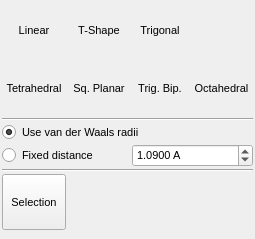
<?xml version="1.0" encoding="UTF-8"?>
<ui version="4.0">
 <class>GrowPopup</class>
 <widget class="QWidget" name="GrowPopup">
  <property name="geometry">
   <rect>
    <x>0</x>
    <y>0</y>
    <width>255</width>
    <height>239</height>
   </rect>
  </property>
  <property name="sizePolicy">
   <sizepolicy hsizetype="Minimum" vsizetype="Minimum">
    <horstretch>0</horstretch>
    <verstretch>0</verstretch>
   </sizepolicy>
  </property>
  <property name="font">
   <font>
    <pointsize>8</pointsize>
   </font>
  </property>
  <property name="windowTitle">
   <string>Grow Popup</string>
  </property>
  <layout class="QGridLayout" name="gridLayout">
   <property name="margin">
    <number>2</number>
   </property>
   <property name="spacing">
    <number>2</number>
   </property>
   <item row="0" column="0">
    <widget class="QToolButton" name="GeometryLinearButton">
     <property name="sizePolicy">
      <sizepolicy hsizetype="Minimum" vsizetype="Fixed">
       <horstretch>0</horstretch>
       <verstretch>0</verstretch>
      </sizepolicy>
     </property>
     <property name="minimumSize">
      <size>
       <width>56</width>
       <height>56</height>
      </size>
     </property>
     <property name="maximumSize">
      <size>
       <width>128</width>
       <height>56</height>
      </size>
     </property>
     <property name="toolTip">
      <string>Set grow geometry to linear</string>
     </property>
     <property name="text">
      <string>Linear</string>
     </property>
     <property name="icon">
      <iconset resource="icons.qrc">
       <normaloff>:/atomgeometry/icons/atomgeometry_linear.png</normaloff>:/atomgeometry/icons/atomgeometry_linear.png</iconset>
     </property>
     <property name="iconSize">
      <size>
       <width>30</width>
       <height>30</height>
      </size>
     </property>
     <property name="checkable">
      <bool>true</bool>
     </property>
     <property name="autoExclusive">
      <bool>true</bool>
     </property>
     <property name="toolButtonStyle">
      <enum>Qt::ToolButtonTextUnderIcon</enum>
     </property>
     <property name="autoRaise">
      <bool>true</bool>
     </property>
    </widget>
   </item>
   <item row="0" column="1">
    <widget class="QToolButton" name="GeometryTShapeButton">
     <property name="sizePolicy">
      <sizepolicy hsizetype="Minimum" vsizetype="Fixed">
       <horstretch>0</horstretch>
       <verstretch>0</verstretch>
      </sizepolicy>
     </property>
     <property name="minimumSize">
      <size>
       <width>56</width>
       <height>56</height>
      </size>
     </property>
     <property name="maximumSize">
      <size>
       <width>128</width>
       <height>56</height>
      </size>
     </property>
     <property name="toolTip">
      <string>Set grow geometry to T-shape</string>
     </property>
     <property name="text">
      <string>T-Shape</string>
     </property>
     <property name="icon">
      <iconset resource="icons.qrc">
       <normaloff>:/atomgeometry/icons/atomgeometry_tshape.png</normaloff>:/atomgeometry/icons/atomgeometry_tshape.png</iconset>
     </property>
     <property name="iconSize">
      <size>
       <width>30</width>
       <height>30</height>
      </size>
     </property>
     <property name="checkable">
      <bool>true</bool>
     </property>
     <property name="autoExclusive">
      <bool>true</bool>
     </property>
     <property name="toolButtonStyle">
      <enum>Qt::ToolButtonTextUnderIcon</enum>
     </property>
     <property name="autoRaise">
      <bool>true</bool>
     </property>
    </widget>
   </item>
   <item row="0" column="2">
    <widget class="QToolButton" name="GeometryTrigonalButton">
     <property name="sizePolicy">
      <sizepolicy hsizetype="Minimum" vsizetype="Fixed">
       <horstretch>0</horstretch>
       <verstretch>0</verstretch>
      </sizepolicy>
     </property>
     <property name="minimumSize">
      <size>
       <width>56</width>
       <height>56</height>
      </size>
     </property>
     <property name="maximumSize">
      <size>
       <width>128</width>
       <height>56</height>
      </size>
     </property>
     <property name="toolTip">
      <string>Set grow geometry to trigonal planar</string>
     </property>
     <property name="text">
      <string>Trigonal</string>
     </property>
     <property name="icon">
      <iconset resource="icons.qrc">
       <normaloff>:/atomgeometry/icons/atomgeometry_trigonal.png</normaloff>:/atomgeometry/icons/atomgeometry_trigonal.png</iconset>
     </property>
     <property name="iconSize">
      <size>
       <width>30</width>
       <height>30</height>
      </size>
     </property>
     <property name="checkable">
      <bool>true</bool>
     </property>
     <property name="autoExclusive">
      <bool>true</bool>
     </property>
     <property name="toolButtonStyle">
      <enum>Qt::ToolButtonTextUnderIcon</enum>
     </property>
     <property name="autoRaise">
      <bool>true</bool>
     </property>
    </widget>
   </item>
   <item row="2" column="0" colspan="4">
    <widget class="Line" name="line">
     <property name="orientation">
      <enum>Qt::Horizontal</enum>
     </property>
    </widget>
   </item>
   <item row="6" column="0">
    <widget class="QToolButton" name="GrowSelectionButton">
     <property name="sizePolicy">
      <sizepolicy hsizetype="Minimum" vsizetype="Fixed">
       <horstretch>0</horstretch>
       <verstretch>0</verstretch>
      </sizepolicy>
     </property>
     <property name="minimumSize">
      <size>
       <width>56</width>
       <height>56</height>
      </size>
     </property>
     <property name="maximumSize">
      <size>
       <width>128</width>
       <height>56</height>
      </size>
     </property>
     <property name="toolTip">
      <string>Grow atom onto all atoms in current selection</string>
     </property>
     <property name="text">
      <string>Selection</string>
     </property>
     <property name="iconSize">
      <size>
       <width>30</width>
       <height>30</height>
      </size>
     </property>
     <property name="checkable">
      <bool>false</bool>
     </property>
     <property name="autoExclusive">
      <bool>false</bool>
     </property>
     <property name="toolButtonStyle">
      <enum>Qt::ToolButtonTextUnderIcon</enum>
     </property>
     <property name="autoRaise">
      <bool>false</bool>
     </property>
    </widget>
   </item>
   <item row="1" column="3">
    <widget class="QToolButton" name="GeometryOctahedralButton">
     <property name="sizePolicy">
      <sizepolicy hsizetype="Minimum" vsizetype="Fixed">
       <horstretch>0</horstretch>
       <verstretch>0</verstretch>
      </sizepolicy>
     </property>
     <property name="minimumSize">
      <size>
       <width>56</width>
       <height>56</height>
      </size>
     </property>
     <property name="maximumSize">
      <size>
       <width>128</width>
       <height>56</height>
      </size>
     </property>
     <property name="toolTip">
      <string>Set grow geometry to octahedral</string>
     </property>
     <property name="text">
      <string>Octahedral</string>
     </property>
     <property name="icon">
      <iconset resource="icons.qrc">
       <normaloff>:/atomgeometry/icons/atomgeometry_octahedral.png</normaloff>:/atomgeometry/icons/atomgeometry_octahedral.png</iconset>
     </property>
     <property name="iconSize">
      <size>
       <width>30</width>
       <height>30</height>
      </size>
     </property>
     <property name="checkable">
      <bool>true</bool>
     </property>
     <property name="autoExclusive">
      <bool>true</bool>
     </property>
     <property name="toolButtonStyle">
      <enum>Qt::ToolButtonTextUnderIcon</enum>
     </property>
     <property name="autoRaise">
      <bool>true</bool>
     </property>
    </widget>
   </item>
   <item row="1" column="0">
    <widget class="QToolButton" name="GeometryTetrahedralButton">
     <property name="sizePolicy">
      <sizepolicy hsizetype="Minimum" vsizetype="Fixed">
       <horstretch>0</horstretch>
       <verstretch>0</verstretch>
      </sizepolicy>
     </property>
     <property name="minimumSize">
      <size>
       <width>56</width>
       <height>56</height>
      </size>
     </property>
     <property name="maximumSize">
      <size>
       <width>128</width>
       <height>56</height>
      </size>
     </property>
     <property name="toolTip">
      <string>Set grow geometry to tetrahedral</string>
     </property>
     <property name="text">
      <string>Tetrahedral</string>
     </property>
     <property name="icon">
      <iconset resource="icons.qrc">
       <normaloff>:/atomgeometry/icons/atomgeometry_tetrahedral.png</normaloff>:/atomgeometry/icons/atomgeometry_tetrahedral.png</iconset>
     </property>
     <property name="iconSize">
      <size>
       <width>30</width>
       <height>30</height>
      </size>
     </property>
     <property name="checkable">
      <bool>true</bool>
     </property>
     <property name="autoExclusive">
      <bool>true</bool>
     </property>
     <property name="toolButtonStyle">
      <enum>Qt::ToolButtonTextUnderIcon</enum>
     </property>
     <property name="autoRaise">
      <bool>true</bool>
     </property>
    </widget>
   </item>
   <item row="5" column="0" colspan="4">
    <widget class="Line" name="line_2">
     <property name="orientation">
      <enum>Qt::Horizontal</enum>
     </property>
    </widget>
   </item>
   <item row="1" column="1">
    <widget class="QToolButton" name="GeometrySqPlanarButton">
     <property name="sizePolicy">
      <sizepolicy hsizetype="Minimum" vsizetype="Fixed">
       <horstretch>0</horstretch>
       <verstretch>0</verstretch>
      </sizepolicy>
     </property>
     <property name="minimumSize">
      <size>
       <width>56</width>
       <height>56</height>
      </size>
     </property>
     <property name="maximumSize">
      <size>
       <width>128</width>
       <height>56</height>
      </size>
     </property>
     <property name="toolTip">
      <string>Set grow geometry to square planar</string>
     </property>
     <property name="text">
      <string>Sq. Planar</string>
     </property>
     <property name="icon">
      <iconset resource="icons.qrc">
       <normaloff>:/atomgeometry/icons/atomgeometry_sqplanar.png</normaloff>:/atomgeometry/icons/atomgeometry_sqplanar.png</iconset>
     </property>
     <property name="iconSize">
      <size>
       <width>30</width>
       <height>30</height>
      </size>
     </property>
     <property name="checkable">
      <bool>true</bool>
     </property>
     <property name="autoExclusive">
      <bool>true</bool>
     </property>
     <property name="toolButtonStyle">
      <enum>Qt::ToolButtonTextUnderIcon</enum>
     </property>
     <property name="autoRaise">
      <bool>true</bool>
     </property>
    </widget>
   </item>
   <item row="1" column="2">
    <widget class="QToolButton" name="GeometryTrigBipyramidButton">
     <property name="sizePolicy">
      <sizepolicy hsizetype="Minimum" vsizetype="Fixed">
       <horstretch>0</horstretch>
       <verstretch>0</verstretch>
      </sizepolicy>
     </property>
     <property name="minimumSize">
      <size>
       <width>56</width>
       <height>56</height>
      </size>
     </property>
     <property name="maximumSize">
      <size>
       <width>128</width>
       <height>56</height>
      </size>
     </property>
     <property name="toolTip">
      <string>Set grow geometry to trigonal bipyramidal</string>
     </property>
     <property name="text">
      <string>Trig. Bip.</string>
     </property>
     <property name="icon">
      <iconset resource="icons.qrc">
       <normaloff>:/atomgeometry/icons/atomgeometry_trigbipy.png</normaloff>:/atomgeometry/icons/atomgeometry_trigbipy.png</iconset>
     </property>
     <property name="iconSize">
      <size>
       <width>30</width>
       <height>30</height>
      </size>
     </property>
     <property name="checkable">
      <bool>true</bool>
     </property>
     <property name="autoExclusive">
      <bool>true</bool>
     </property>
     <property name="toolButtonStyle">
      <enum>Qt::ToolButtonTextUnderIcon</enum>
     </property>
     <property name="autoRaise">
      <bool>true</bool>
     </property>
    </widget>
   </item>
   <item row="3" column="0" colspan="4">
    <widget class="QRadioButton" name="VanDerWaalsRadio">
     <property name="toolTip">
      <string>Use van der Waals radii of elements to determine grow distance</string>
     </property>
     <property name="text">
      <string>Use van der Waals radii</string>
     </property>
     <property name="checked">
      <bool>true</bool>
     </property>
     <property name="autoExclusive">
      <bool>false</bool>
     </property>
    </widget>
   </item>
   <item row="4" column="0" colspan="2">
    <widget class="QRadioButton" name="FixedRadio">
     <property name="toolTip">
      <string>Used fixed grow distance</string>
     </property>
     <property name="text">
      <string>Fixed distance</string>
     </property>
     <property name="autoExclusive">
      <bool>false</bool>
     </property>
    </widget>
   </item>
   <item row="4" column="2" colspan="2">
    <widget class="TExponentialSpin" name="DistanceSpin">
     <property name="suffix">
      <string> A</string>
     </property>
     <property name="decimals">
      <number>4</number>
     </property>
     <property name="maximum">
      <double>1000.000000000000000</double>
     </property>
     <property name="value">
      <double>1.090000000000000</double>
     </property>
    </widget>
   </item>
  </layout>
 </widget>
 <customwidgets>
  <customwidget>
   <class>TExponentialSpin</class>
   <extends>QDoubleSpinBox</extends>
   <header>gui/texponentialspin.hui</header>
  </customwidget>
 </customwidgets>
 <resources>
  <include location="icons.qrc"/>
 </resources>
 <connections>
  <connection>
   <sender>FixedRadio</sender>
   <signal>toggled(bool)</signal>
   <receiver>DistanceSpin</receiver>
   <slot>setEnabled(bool)</slot>
   <hints>
    <hint type="sourcelabel">
     <x>32</x>
     <y>158</y>
    </hint>
    <hint type="destinationlabel">
     <x>171</x>
     <y>160</y>
    </hint>
   </hints>
  </connection>
 </connections>
</ui>
